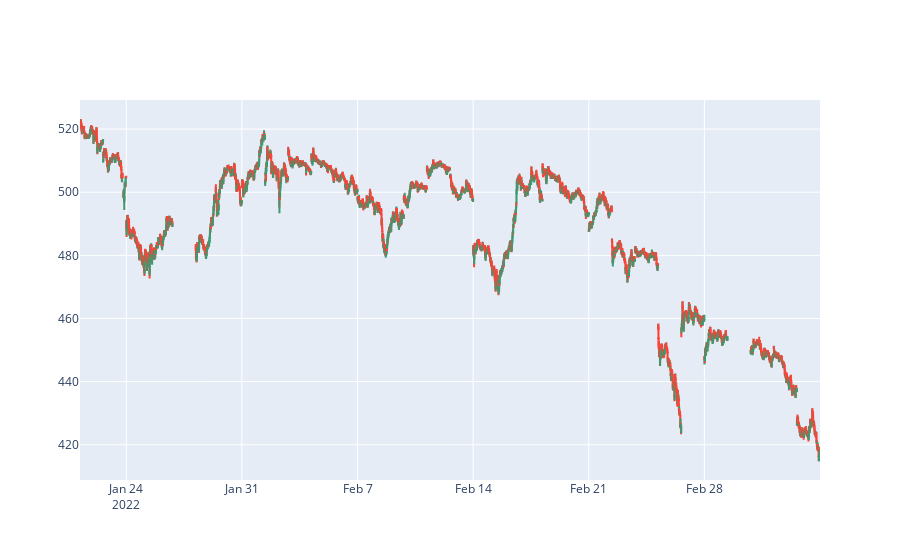

Write notebook code for a chart like this one.
### Markdown cell above
### Candle plot minute wise

### Code cell
fig = go.Figure(data = [go.Candlestick(x = tatamotors_2m.index, 
                open = tatamotors_2m['Open'],
                high = tatamotors_2m['High'],
                low = tatamotors_2m['Low'],
                close = tatamotors_2m['Close'])])
fig.update_layout(xaxis_rangeslider_visible = False, hovermode = 'x unified')
fig.update_xaxes(rangebreaks = [dict(pattern='hour', bounds=[15.5,9.5]), 
        dict(bounds = ['sat', 'mon'])])
# fig.update_xaxes(rangebreaks = [dict(bounds=['sat','mon'])])

fig.show()

### Figure 1 — Plotly figure (JSON) as saved in the notebook; plotly's stock layout.template omitted (floating-point values rounded to 4 significant figures; data arrays with more than 128 entries replaced by an {"elided": "..."} marker saying what was removed)
{"data": [{"close": {"elided": "5634 float values"}, "high": {"elided": "5634 float values"}, "low": {"elided": "5634 float values"}, "open": {"elided": "5634 float values"}, "type": "candlestick", "x": {"elided": "5634 str values"}}], "layout": {"hovermode": "x unified", "xaxis": {"rangebreaks": [{"bounds": [15.5, 9.5], "pattern": "hour"}, {"bounds": ["sat", "mon"]}], "rangeslider": {"visible": false}}}}
